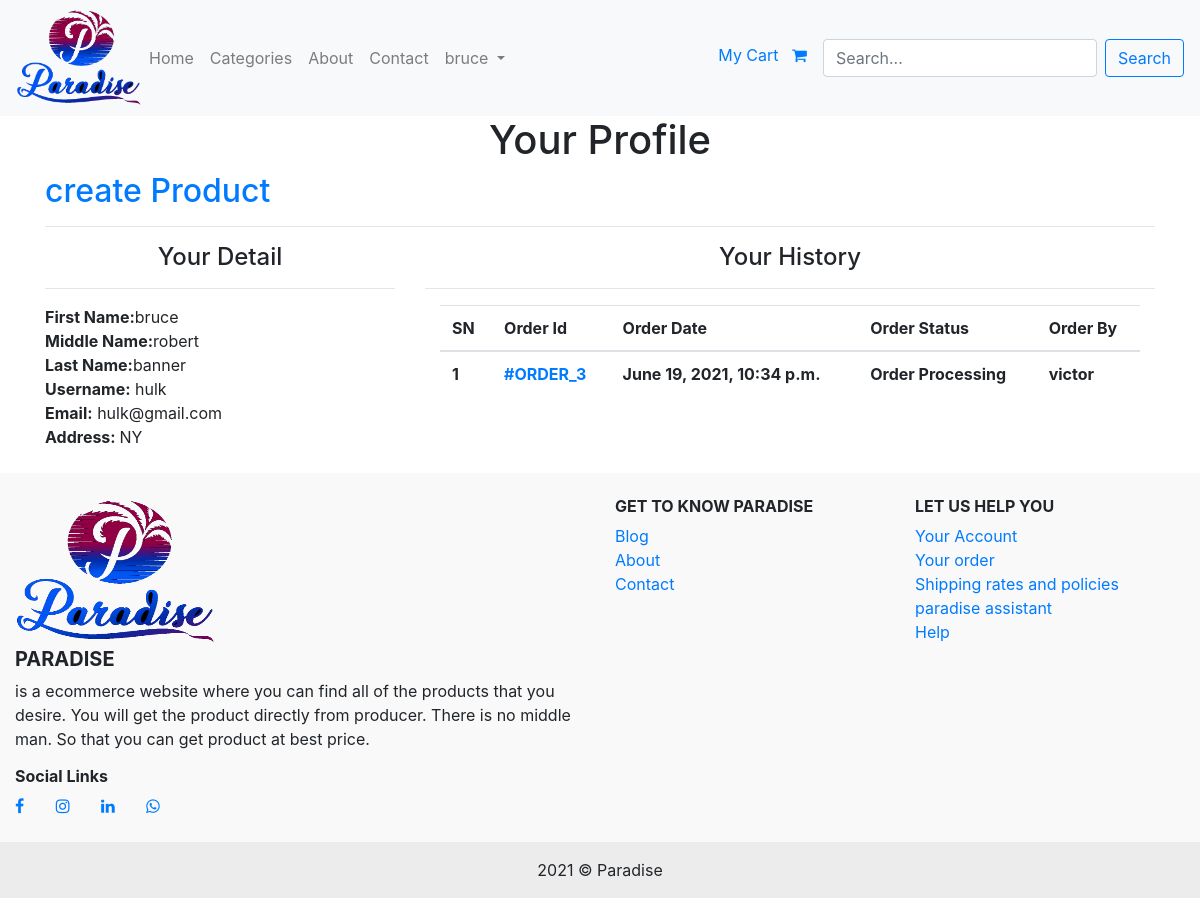
Before: /customer-profile/ (signed in) with the older database file.
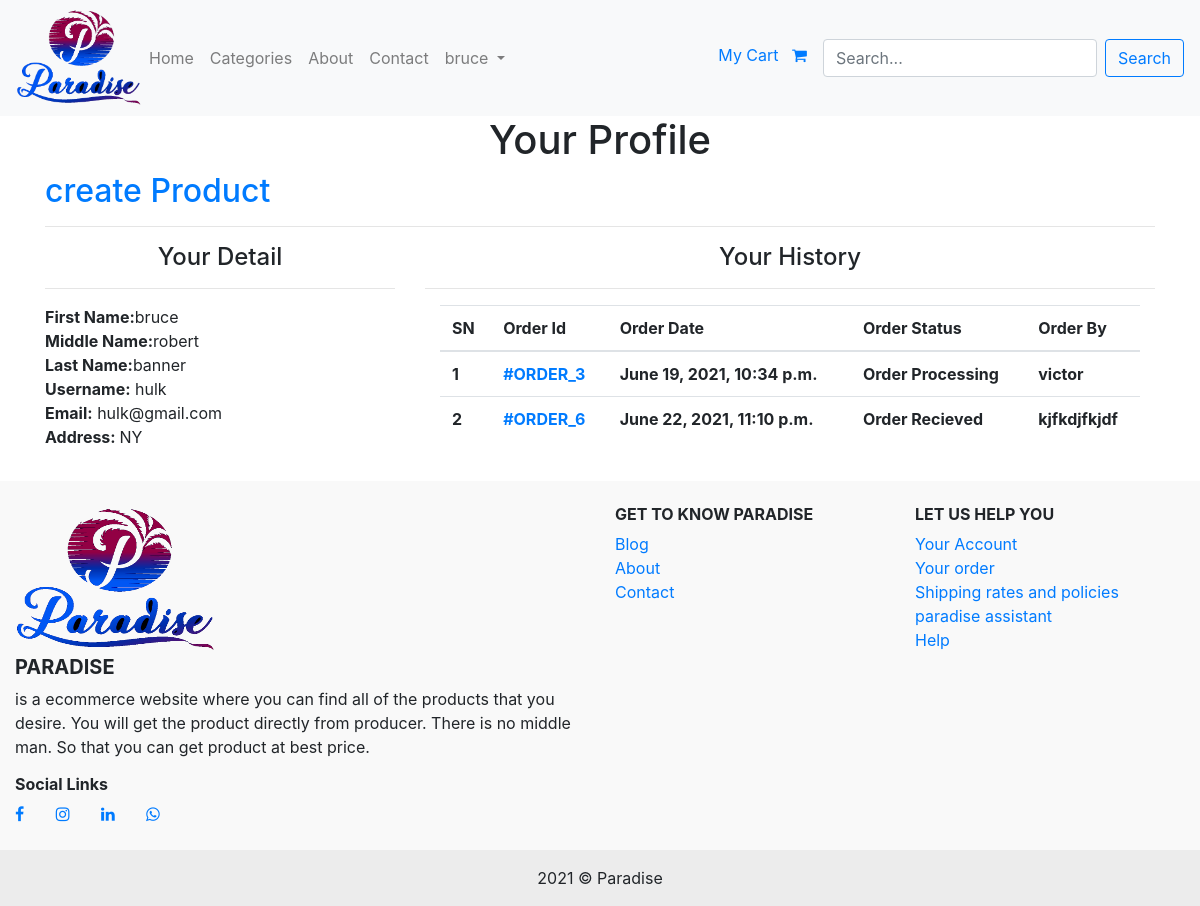
After: the same page with the newer database file.
### eapp/models.py (models this page shows)
class Order(models.Model):
    cart = models.OneToOneField(Cart, on_delete=models.CASCADE)
    order_by = models.CharField(max_length=100)
    shipping_address = models.CharField(max_length=200)
    mobile = models.CharField(max_length=10)
    email = models.EmailField(null=True, blank=True)
    subtotal = models.PositiveIntegerField()
    discount = models.PositiveIntegerField()
    total = models.PositiveIntegerField()
    order_status = models.CharField(max_length=50, choices=ORDER_STATUS)
    created_at = models.DateTimeField(auto_now_add=True)

### eapp/views.py (the view)
# urls.py: path('customer-profile/', CustomerProfileView.as_view(), name='customerprofile'),
class CustomerProfileView(LoginRequiredMixin, TemplateView):
    login_url = '/customer-login/'
    template_name = 'customerprofile.html'
    def get_context_data(self, **kwargs):
        context = super().get_context_data(**kwargs)
        if self.request.user.is_authenticated and self.request.user.customer:
            context['user'] = self.request.user
            context['customer'] = self.request.user.customer
            context['order'] = Order.objects.filter(cart__customer=context['customer'])
        return context

### templates/customerprofile.html (shortened to what this page needs)
{% extends 'base.html' %}
{% block content %}
<h1 class="text-center">Your Profile</h1>
<h2><a href="{% url 'createproduct' %}"> create Product</a></h2>
<hr>
<div class="row">
    <div class="col-md-4">
        <h4 class="text-center">Your Detail</h4>
        <hr>
        <b>First Name:</b>{{customer.first_name}}
        <br>
        <b>Middle Name:</b>{{customer.middle_name}}
        <br>
        <b>Last Name:</b>{{customer.last_name}}
        <br>
        <b>Username:</b> {{user.username}}
        <br>
        <b>Email:</b> {{user.email}}
        <br>
        <b>Address: </b>{{customer.address}}
    </div>
    <div class="col-md-8">
        <h4 class="text-center">Your History</h4>
        <hr>
        <div class="container">
            <table class="table">
                <thead>
                <tr>
                    <th>
                        SN
                    </th>
                    <th>Order Id</th>
                    <th>Order Date</th>
                    <th>Order Status</th>
                    <th>Order By</th>
                </tr>
                </thead>
                <tbody>
                {% for ord in order %}
                <tr>
                    <th>{{ forloop.counter }}</th>
                    <th><a href="{% url 'orderdetailview' ord.pk %}">#ORDER_{{ ord.id }}</a></th>
                    <th>{{ord.created_at}}</th>
                    <th>{{ord.order_status}}</th>
                    <th>{{ord.order_by}}</th>
                </tr>
                {% endfor %}
                </tbody>
            </table>
        </div>
    </div>
</div>
{% endblock %}

Changed rows visible on the page:
added Order: id "6", created_at "June 22, 2021, 11:10 p.m.", order_status "Order Recieved", order_by "kjfkdjfkjdf"
